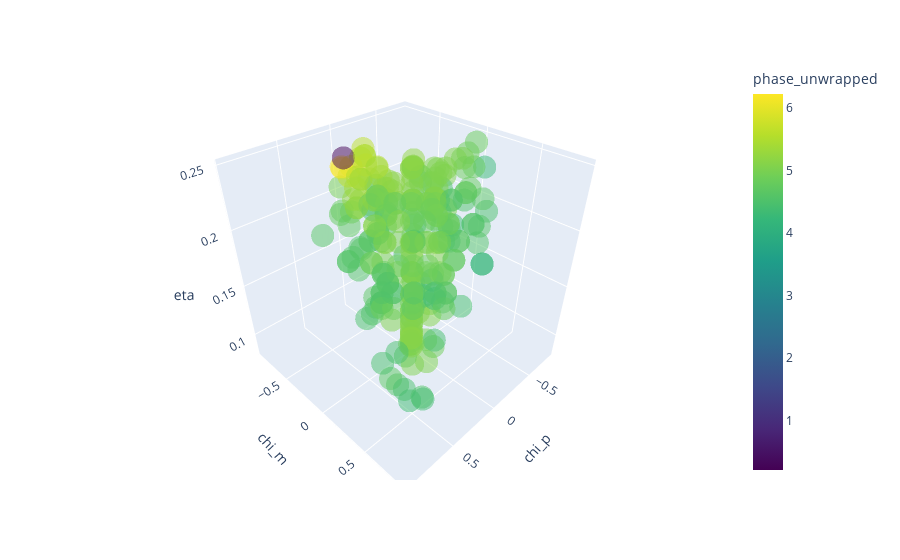

Notebook cell for this chart:
### Code cell
df_mode_3D_full_full['phase_pushed'] = phase_push(df_mode_3D_full_full['phi_med_adj'], -2.4)
if mode_string_pro in push_dict.keys():
    eta_cut, theta, thresh, up, SXS_minus, SXS_plus = push_dict[mode_string_pro]
    df_mode_3D_full_full['phase_unwrapped'] = unwrap_crude(df_mode_3D_full_full, eta_cut, theta, thresh, up, SXS_minus, SXS_plus)
    df_mode_3D['phase_unwrapped'] = unwrap_crude(df_mode_3D, eta_cut, theta, thresh, up, SXS_minus, SXS_plus)
    df_mode_3D_full['phase_unwrapped'] = unwrap_crude(df_mode_3D_full, eta_cut, theta, thresh, up, SXS_minus, SXS_plus)
else:
    df_mode_3D_full_full['phase_unwrapped'] = df_mode_3D_full_full['phi_med_adj']
    df_mode_3D['phase_unwrapped'] = df_mode_3D['phi_med_adj']
    df_mode_3D_full['phase_unwrapped'] = df_mode_3D_full['phi_med_adj']
import plotly.express as px
fig = px.scatter_3d(df_mode_3D_full_full, x='chi_p', y='chi_m', z='eta', color='phase_unwrapped', opacity=0.5, color_continuous_scale='viridis',
                    hover_name = 'SXS_num')
# fig = px.scatter_3d(df_mode_3D_full, x='chi_p', y='chi_m', z='eta', color='phase_pushed', opacity=0.5, color_continuous_scale='viridis')
fig.show()

### Figure 1 — Plotly figure (JSON) as saved in the notebook; plotly's stock layout.template omitted (floating-point values rounded to 4 significant figures; data arrays with more than 128 entries replaced by an {"elided": "..."} marker saying what was removed)
{"data": [{"hovertemplate": "<b>%{hovertext}</b><br><br>chi_p=%{x}<br>chi_m=%{y}<br>eta=%{z}<br>phase_unwrapped=%{marker.color}<extra></extra>", "hovertext": {"elided": "264 int values"}, "legendgroup": "", "marker": {"color": {"elided": "264 float values"}, "coloraxis": "coloraxis", "opacity": 0.5, "symbol": "circle"}, "mode": "markers", "name": "", "scene": "scene", "showlegend": false, "type": "scatter3d", "x": {"elided": "264 float values"}, "y": {"elided": "264 float values"}, "z": {"elided": "264 float values"}}], "layout": {"coloraxis": {"colorbar": {"title": {"text": "phase_unwrapped"}}, "colorscale": [[0, "#440154"], [0.1111, "#482878"], [0.2222, "#3e4989"], [0.3333, "#31688e"], [0.4444, "#26828e"], [0.5556, "#1f9e89"], [0.6667, "#35b779"], [0.7778, "#6ece58"], [0.8889, "#b5de2b"], [1, "#fde725"]]}, "legend": {"tracegroupgap": 0}, "margin": {"t": 60}, "scene": {"domain": {"x": [0, 1], "y": [0, 1]}, "xaxis": {"title": {"text": "chi_p"}}, "yaxis": {"title": {"text": "chi_m"}}, "zaxis": {"title": {"text": "eta"}}}}}
